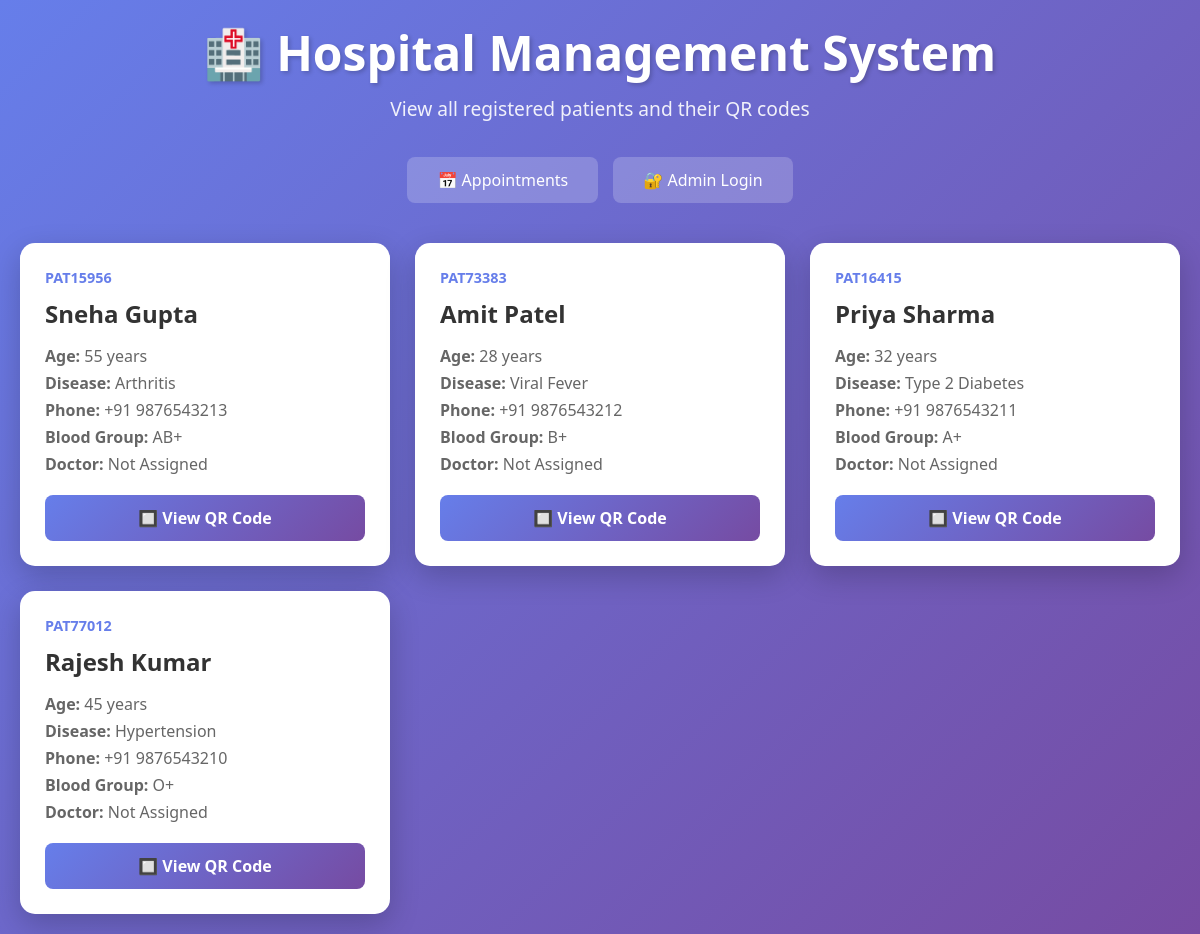
The page / on the database its author committed.
### patients/models.py (models this page shows, shortened)
class Patient(models.Model):
    patient_id = models.CharField(max_length=10, unique=True, blank=True, editable=False)
    name = models.CharField(max_length=100)
    age = models.IntegerField()
    phone = models.CharField(max_length=15)
    disease = models.CharField(max_length=200, blank=True, help_text="Main complaint or diagnosis")
    blood_group = models.CharField(max_length=5, blank=True)
    doctor = models.ForeignKey(Doctor, on_delete=models.SET_NULL, null=True, blank=True, related_name='patients')
    qr_code = models.ImageField(upload_to='qr_codes/', blank=True)
    created_at = models.DateTimeField(auto_now_add=True)
    updated_at = models.DateTimeField(auto_now=True)
    class Meta:
        ordering = ['-created_at']

### patients/views.py (the view)
# urls.py: path('', views.patient_list, name='patient_list'),
def patient_list(request):
    patients = Patient.objects.all()
    return render(request, 'patients/patient_list.html', {'patients': patients})

### patients/templates/patients/patient_list.html (shortened to what this page needs)
<!DOCTYPE html>
<html lang="en">
<head>
</head>
<body>
    <div class="container">
        <div class="header">
            <h1>🏥 Hospital Management System</h1>
            <p>View all registered patients and their QR codes</p>
            <div style="display: flex; justify-content: center; gap: 15px; margin-top: 20px;">
                <a href="/appointments/" class="admin-link">📅 Appointments</a>
                <a href="/admin/" class="admin-link">🔐 Admin Login</a>
            </div>
        </div>
        {% if patients %}
        <div class="patient-grid">
            {% for patient in patients %}
            <div class="patient-card">
                <div class="patient-id">{{ patient.patient_id }}</div>
                <div class="patient-name">{{ patient.name }}</div>
                <div class="patient-info">
                    <p><strong>Age:</strong> {{ patient.age }} years</p>
                    <p><strong>Disease:</strong> {{ patient.disease|default:"-" }}</p>
                    <p><strong>Phone:</strong> {{ patient.phone }}</p>
                    {% if patient.blood_group %}
                    <p><strong>Blood Group:</strong> {{ patient.blood_group }}</p>
                    {% endif %}
                    <p><strong>Doctor:</strong> {{ patient.doctor.name|default:"Not Assigned" }}</p>
                </div>
                <a href="{% url 'patients:patient_qr' patient.patient_id %}" class="qr-button">
                    🔲 View QR Code
                </a>
            </div>
            {% endfor %}
        </div>
        {% else %}
        <div class="empty-state">
            <h2>No patients registered yet</h2>
            <p>Click "Admin Login" above to add your first patient!</p>
        </div>
        {% endif %}
    </div>
</body>
</html>

### patients/templates/patients/patient_list.html (style rules this page uses)
* { margin: 0; padding: 0; box-sizing: border-box; }
body { font-family: 'Segoe UI', Tahoma, Geneva, Verdana, sans-serif; background: linear-gradient(135deg, #667eea 0%, #764ba2 100%); min-height: 100vh; padding: 20px; }
.container { max-width: 1200px; margin: 0 auto; }
.header { text-align: center; color: white; margin-bottom: 40px; }
.header h1 { font-size: 3rem; margin-bottom: 10px; text-shadow: 2px 2px 4px rgba(0, 0, 0, 0.2); }
.header p { font-size: 1.2rem; opacity: 0.9; }
.header .admin-link { display: inline-block; margin-top: 15px; padding: 12px 30px; background: rgba(255, 255, 255, 0.2); color: white; text-decoration: none; border-radius: 8px; transition: all 0.3s; }
.patient-grid { display: grid; grid-template-columns: repeat(auto-fill, minmax(300px, 1fr)); gap: 25px; }
.patient-card { background: white; border-radius: 15px; padding: 25px; box-shadow: 0 10px 30px rgba(0, 0, 0, 0.2); transition: transform 0.3s, box-shadow 0.3s; }
.patient-id { font-size: 0.9rem; color: #667eea; font-weight: 600; margin-bottom: 10px; }
.patient-name { font-size: 1.5rem; font-weight: bold; color: #333; margin-bottom: 15px; }
.patient-info { color: #666; margin-bottom: 20px; }
.patient-info p { margin: 5px 0; }
.qr-button { display: block; width: 100%; padding: 12px; background: linear-gradient(135deg, #667eea 0%, #764ba2 100%); color: white; text-align: center; text-decoration: none; border-radius: 8px; font-weight: 600; transition: all 0.3s; }

### rows shown on the page
Patient: patient_id "PAT15956", name "Sneha Gupta", age "55", disease "Arthritis", phone "+91 9876543213", blood_group "AB+", doctor.name "Not Assigned"
Patient: patient_id "PAT73383", name "Amit Patel", age "28", disease "Viral Fever", phone "+91 9876543212", blood_group "B+", doctor.name "Not Assigned"
Patient: patient_id "PAT16415", name "Priya Sharma", age "32", disease "Type 2 Diabetes", phone "+91 9876543211", blood_group "A+", doctor.name "Not Assigned"
Patient: patient_id "PAT77012", name "Rajesh Kumar", age "45", disease "Hypertension", phone "+91 9876543210", blood_group "O+", doctor.name "Not Assigned"
